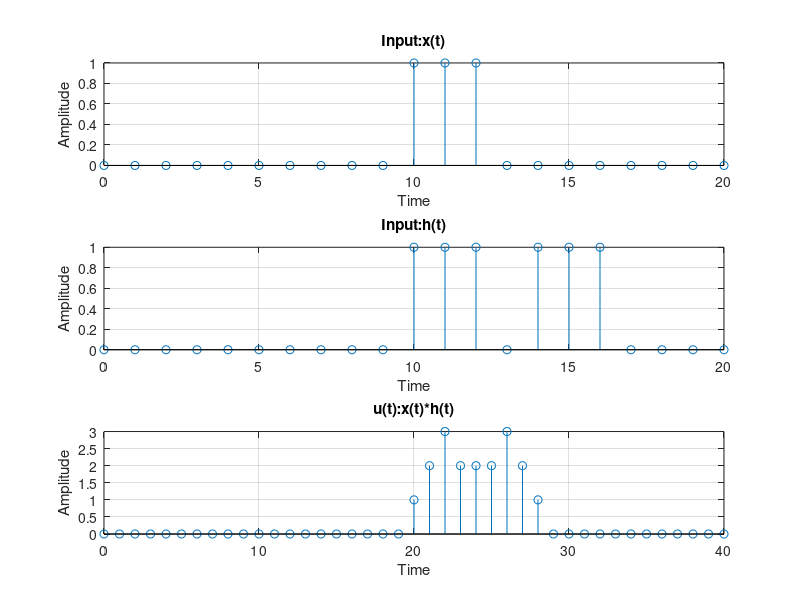

The MATLAB script that drew this image:

t = -10:10;

x = 1.*((t >= 0)&(t <=2));
h = (0.5.*((t >= 0)&(t <=2)))|(1.*((t >= 4)&(t <=6)));

u = conv(x, h);

a = 0; b = 0;

p = a: a + (length(x) - 1);
subplot(3, 1, 1), stem(p, x); grid on;
xlabel('Time'); ylabel('Amplitude');
title('Input:x(t)');

q = b: b + (length(h) - 1);
subplot(3, 1, 2), stem(q, h); grid on;
xlabel('Time'); ylabel('Amplitude');
title('Input:h(t)');

n = (a + b) : (a + b + length(u) - 1);
subplot(3, 1, 3), stem(n, u); grid on;
xlabel('Time'); ylabel('Amplitude');
title('u(t):x(t)*h(t)');
